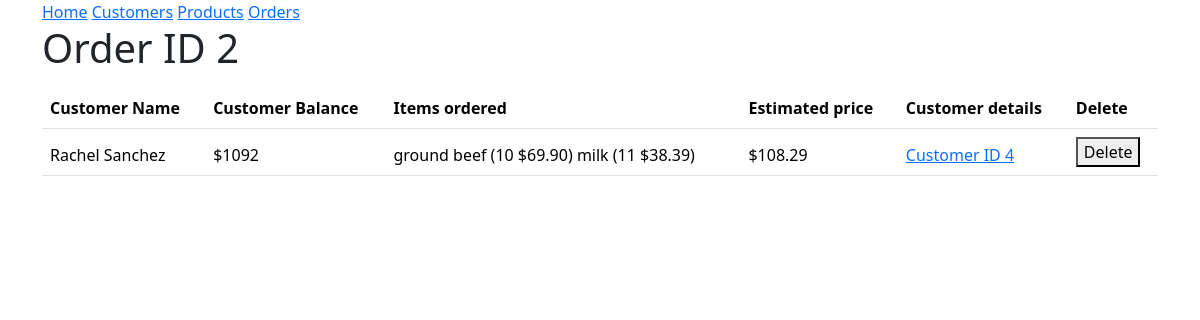
The app's page /order/2, older data.
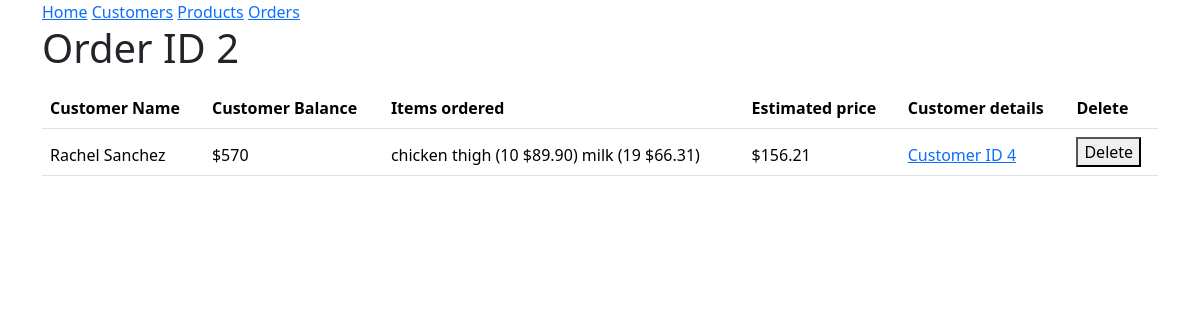
The same page, newer data.
### models.py (models this page shows, shortened)
class Customer(db.Model):
 id = mapped_column(Integer, primary_key=True)
 name = mapped_column(String(200), nullable=False, unique=True)
 phone = mapped_column(String(20), nullable=False)
 balance = mapped_column(Numeric, nullable=False, default=0.0)
 orders = relationship("Order")

### routes/endpoint.py (the view)
@endpoint.route('/order/<int:id>', methods=['GET'])
def get_order(id):
    order = db.session.execute(db.select(Order).where(Order.id == id)).scalars().first()
    if not order:
        return redirect(url_for('pages.get_orders'))
    orders = []
    u = {
        'name': order.customer.name,
        'balance': int(order.customer.balance),
        'products': [f"{n.product.product} ({n.quantity} ${format((n.product.price*n.quantity),'.2f')})" for n in order.products],
        'price':  Order.price(order),
    }
    orders.append(u)
    return render_template("detailed_order.html",id = id, orders = orders, customer_id=order.customer.id, processed = order.processed)

### models.py (called while the page is built)
    def price(self):
        return format((sum([(u.product.price) * u.quantity for u in self.products])), '.2f')

### templates/detailed_order.html (shortened to what this page needs)
{% extends "base.html" %}
{% block content %}
<h1>Order ID {{ id }}</h1>
<table class="table">
    <thead class="thead-dark">
    <th>Customer Name</th>
    <th>Customer Balance</th>
    <th>Items ordered</th>
    <th>Estimated price</th>
    <th>Customer details</th>
    <th>Delete</th>
{% for order in orders %}
<p>
    <tr>
    <td>{{ order.name }}</td>
    <td>${{ order.balance }}</td>
    <td>
    {% for product in order.products %}
        {{ product }}
    {% endfor %}
    </td>
    <td>${{ order.price }}</td>
    <td>
        <a href="{{ url_for('pages.get_customer', id=customer_id) }}">Customer ID {{ customer_id }}</a>
    </td>
    <td>
        <form method="POST" action="{{ url_for('pages.delete_order', id=id) }}">
        <button type="submit">Delete</button>
        </form>
    </td>
    </tr>
</p>
{% endfor %}
</table>
{% endblock %}

Row changes from the older to the newer data that the page shows:
changed Customer "Rachel Sanchez": balance "1092" → "570"; price "108.29" → "156.21"
Text that changed along with them:
new list line: "chicken thigh (10 $89.90)"
new list line: "milk (19 $66.31)"
list line gone: "ground beef (10 $69.90)"
list line gone: "milk (11 $38.39)"
